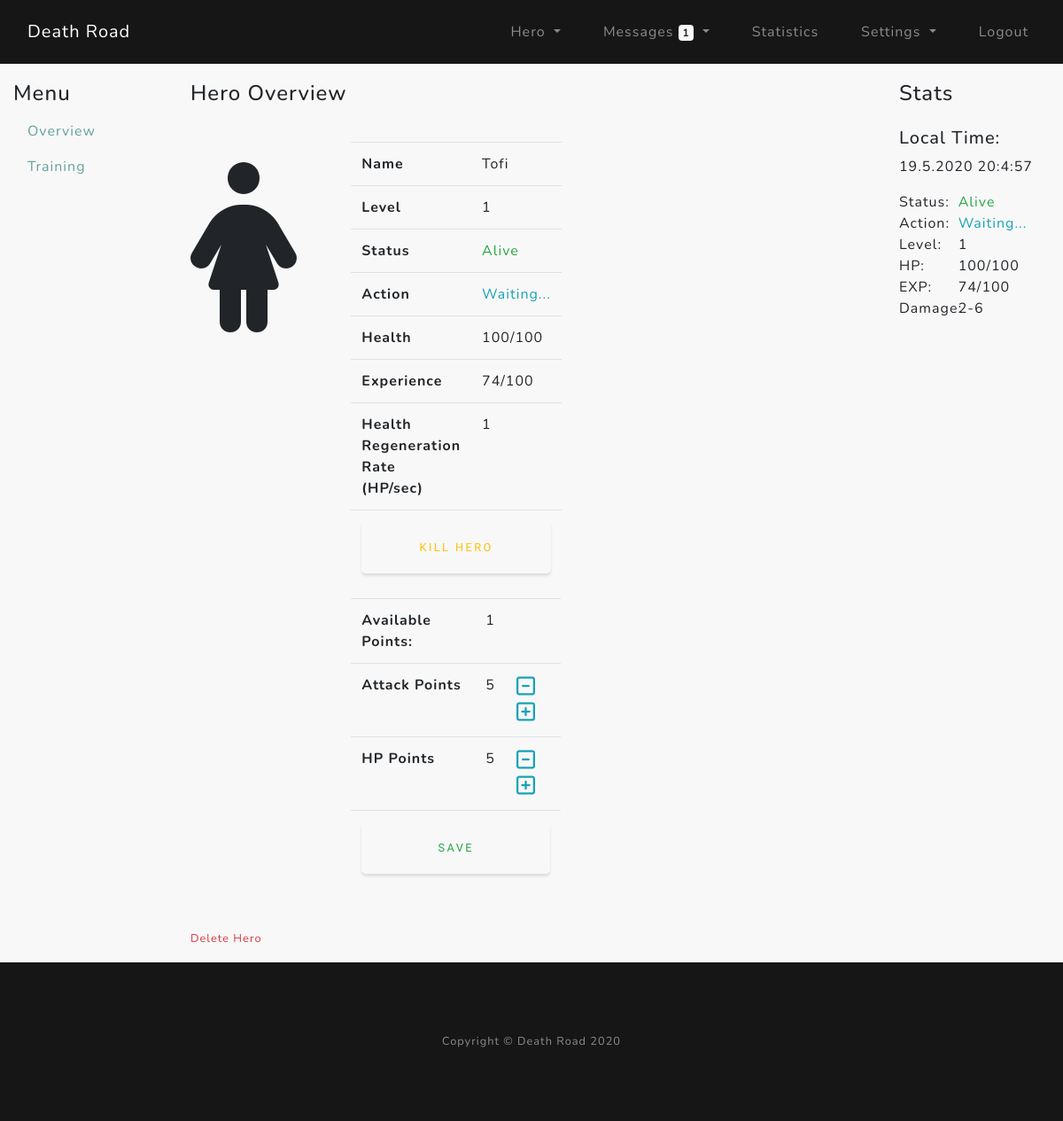
The app's page /hero/overview (signed in) with its own data.
### core/models.py (models this page shows)
class Hero(db.Model):
    __tablename__ = "hero"
    hid = Column(Integer, primary_key=True)  # hero id connected to account id
    name = Column(String(16), unique=True)  # name of the hero_main
    gender = Column(Boolean)  # 0 - male / 1 - female
    date_created = Column(DateTime)  # date created the hero_main
    level = Column(Integer)  # current level of the hero_main
    level_date = Column(DateTime)  # time when the hero leveled up. Used in statistics.
    current_exp = Column(Integer)  # current experience of hero_main
    next_lvl_exp = Column(Integer)  # exp needed for next level
    hp = Column(Integer)  # current hero_main health HP
    hp_regen_rate = Column(Integer)  # hp regeneration per second
    hp_check_regen = Column(DateTime)  # used to calculate the regenerated hp over time
    alive = Column(Integer)  # Check if hero_main is Death (0), Reviving (1), Alive (2)
    death_check = Column(DateTime)  # Time when the hero_main was revived
    revive_time = Column(Integer)  # seconds needed to revive the hero_main after the revive button is pressed
    action = Column(Integer)  # Hero current situation: Waiting (0), Returning from battle (1)
    return_from_action = Column(DateTime)  # Tine when the action (example battle) took place
    return_seconds = Column(Integer)  # Seconds until the hero_main will be home

class HeroPoints(db.Model):
    __tablename__ = "hero_points"
    hpid = Column(Integer, primary_key=True)  # hero_main id connected to account id
    unused_points = Column(Integer)  # unused points when hero levels up
    hp_point = Column(Integer)  # current hero_main health HP
    attack_point = Column(Integer)  # attack points needed to calculate damage

### core/hero_main/routes.py (the view)
@hero.route("/hero/", methods=["POST", "GET"])
@hero.route("/hero/overview", methods=["POST", "GET"])
@login_required
def hero_home():
    if acc_has_hero(current_user.id):
        return redirect(url_for("hero_main.hero_create"))
    get_unread_msgs = unread_msgs(current_user.username)
    hero = db.session.query(Hero, HeroPoints).\
        join(HeroPoints, Hero.hid == HeroPoints.hpid).\
        filter(Hero.hid == current_user.id).\
        first()
    if hero[0].action == 1:
        battle_return_time(current_user.id)
    max_hp = hp_max(hero[1].hp_point)
    hp_regeneration(current_user.id)
    if hero[0].alive == 1:
        revive_hero(current_user.id)
    form = ReviveHeroForm()
    if form.h_kill.data and form.validate_on_submit():
        hero[0].hp = 0
        hero[0].alive = 0
        db.session.commit()
    if form.h_revive.data and form.validate_on_submit():
        hero[0].death_check = datetime.now()
        hero[0].alive = 1
        db.session.commit()
    if form.h_upd_points and form.validate_on_submit():
        pass
    reviving_time = hero[0].death_check + timedelta(seconds=hero[0].revive_time)
    returning_time = hero[0].return_from_action + timedelta(seconds=hero[0].return_seconds)
    hp_full_time = hero[0].hp_check_regen + timedelta(seconds=max_hp - hero[0].hp)
    return render_template("hero_home.html", hero=hero, form=form, max_hp=max_hp, hp_full_time=hp_full_time,
                           get_unread_msgs=get_unread_msgs, reviving_time=reviving_time, returning_time=returning_time)

### core/hero_main/forms.py
class ReviveHeroForm(FlaskForm):
    h_revive = SubmitField("Revive Hero")
    h_kill = SubmitField("Kill Hero")
    h_upd_points = SubmitField("Save")

### core/models.py (called while the page is built)
@login_manager.user_loader
def load_user(user_id):
    return User.query.get(int(user_id))

### core/utils/hero_stuff.py (called while the page is built, shortened)
def acc_has_hero(current_acc_id):
    hero = Hero.query.filter_by(hid=current_acc_id).first()
    return False if hero else True

def hp_max(points):
    return points * 20

def hp_regeneration(current_acc_id):
    regen = db.session.query(Hero, HeroPoints).\
        join(HeroPoints, Hero.hid == HeroPoints.hpid).\
        filter(Hero.hid == current_acc_id).\
        first()

### core/utils/unread_msgs.py (called while the page is built)
def unread_msgs(current_acc_uname):
    gum = Messages.query.filter_by(recipient=current_acc_uname, del_in=False, seen=False).count()
    return gum

### core/templates/hero_home.html (shortened to what this page needs)
{% extends "hero_layout.html" %}
{% block hero_main %}
<div class="col-lg-8">
    <h4>Hero Overview</h4>
    <div class="row pt-3">
        <div class="col-md-2 text-center" style="font-size: 12rem;">
        {% if hero[0].gender == False %}
            <i class="fas fa-male"></i>
        {% else %}
            <i class="fas fa-female"></i>
        {% endif %}
        </div>
        <div class="col-md-4 py-3">
            <table class="table ml-5">
                <tbody>
                    <tr>
                        <th scope="row">Name</th>
                        <td>{{ hero[0].name }}</td>
                    </tr>
                    <tr>
                        <th scope="row">Level</th>
                        <td>{{ hero[0].level }}</td>
                    </tr>
                    <tr>
                        <th scope="row">Status</th>
                        {% if hero[0].alive == 2 %}
                        <td class="text-success">Alive</td>
                        {% elif hero[0].alive == 1 %}
                        <td class="text-warning">Reviving</td>
                        {% else %}
                        <td class="text-danger">Dead</td>
                        {% endif %}
                    </tr>
                    <tr>
                        <th scope="row">Action</th>
                        {% if hero[0].alive == 0 %}
                        <td class="text-danger">Dead</td>
                        {% elif hero[0].alive == 1 %}
                        <td class="text-warning">Reviving</td>
                        {% else %}
                            {% if hero[0].action == 1 %}
                            <td class="text-warning">Returning</td>
                            {% else %}
                            <td class="text-info">Waiting...</td>
                            {% endif %}
                        {% endif %}
                    </tr>
                    <tr>
                        <th scope="row">Health</th>
                        <td data-toggle="tooltip" data-placement="bottom" title="{% if hero[0].hp < max_hp %}HP will be full at {{ hp_full_time.strftime('%H:%M:%S') }}{% else %}HP is Full{% endif %}">{{ hero[0].hp }}/{{ max_hp }}</td>
                    </tr>
                    <tr>
                        <th scope="row">Experience</th>
                        <td data-toggle="tooltip" data-placement="bottom" title="{{ hero[0].next_lvl_exp - hero[0].current_exp }} is the amount of experience needed for the next level">{{ hero[0].current_exp }}/{{ hero[0].next_lvl_exp }}</td>
                    </tr>
                    <tr>
                        <th scope="row">Health Regeneration Rate (HP/sec)</th>
                        <td>{{ hero[0].hp_regen_rate }}</td>
                    </tr>
                    <tr>
                        <td colspan="2">
                            <form method="post">
                                {% if hero[0].alive == 2 %}
                                {{ form.h_kill(class="btn btn-outline-warning btn-lg btn-block") }}
                                {% elif hero[0].alive == 0 %}
                                {{ form.h_revive(class="btn btn-outline-success btn-lg btn-block") }}
                                {% else %}
                                <a href="#" class="btn btn-outline-danger btn-lg btn-block disabled">Kill Hero</a>
                                {% endif %}
                            </form>
                        </td>
                    </tr>
                </tbody>
            </table>
            <table class="table ml-5">
                <tbody>
                    <tr>
                        <th scope="row">Available Points:</th>
                        <td>{{ hero[1].unused_points }}</td>
                        {% if hero[1].unused_points > 0 %}
                        <td></td>
                        {% endif %}
                    </tr>
                    <tr>
                        <th scope="row">Attack Points</th>
                        <td>{{ hero[1].attack_point }}</td>
                        {% if hero[1].unused_points > 0 %}
                        <td><a href="#" class="h4 text-info"><i class="far fa-minus-square"></i></a>
                        <a href="#" class="h4 text-info"><i class="far fa-plus-square"></i></a></td>
                        {% endif %}
                    </tr>
                    <tr>
                        <th scope="row">HP Points</th>
                        <td>{{ hero[1].hp_point }}</td>
                        {% if hero[1].unused_points > 0 %}
                        <td><a href="#" class="h4 text-info"><i class="far fa-minus-square"></i></a>
                        <a href="#" class="h4 text-info"><i class="far fa-plus-square"></i></a></td>
                        {% endif %}
                    </tr>
                    <tr>
                        <td colspan="3">
                            <form method="post">
                                {% if hero[1].unused_points > 0 %}
                                {{ form.h_upd_points(class="btn btn-outline-success btn-lg btn-block") }}
                                {% else %}
                                <a href="#" class="btn btn-outline-danger btn-lg btn-block disabled">Save</a>
                                {% endif %}
                            </form>
                        </td>
                    </tr>
                </tbody>
            </table>
        </div>
    </div>
    <div class="row pt-3">
        <div class="col">
            <a href="/delete" class="text-danger small" role="button" data-toggle="modal" data-target="#deleteHeroModal">Delete Hero</a>
        </div>
    </div>
</div>
{% include "hero_stats.html" %}
{% endblock %}

### core/templates/hero_stats.html (shortened to what this page needs)
<div class="col-lg-2 order-first order-lg-2">
    <h4>Stats</h4>
    <div class="row py-3">
        <div class="col">
            <h5>Local Time:</h5>
            <div id="timeNow"></div>
        </div>
    </div>
    <div class="row">
        <div class="col-4">Status:</div>
        {% if hero[0].alive == 2 %}
        <div class="col-8 text-success">Alive</div>
        {% elif hero[0].alive == 1 %}
        <div class="col-8 text-warning">Reviving</div>
        {% else %}
        <div class="col-8 text-danger">Dead</div>
        {% endif %}
    </div>
    <div class="row">
        <div class="col-4">Action:</div>
        {% if hero[0].alive == 0 %}
        <div class="col-8 text-danger">Dead</div>
        {% elif hero[0].alive == 1 %}
        <div class="col-8 text-warning">Reviving</div>
        {% else %}
            {% if hero[0].action == 1 %}
            <div class="col-8 text-warning">Returning</div>
            {% else %}
            <div class="col-8 text-info">Waiting...</div>
            {% endif %}
        {% endif %}
    </div>
    <div class="row">
        <div class="col-4">Level:</div>
        <div class="col-8">{{ hero[0].level }}</div>
    </div>
    <div class="row">
        <div class="col-4">HP:</div>
        <div class="col-8" data-toggle="tooltip" data-placement="bottom" title="{% if hero[0].hp < max_hp %}HP will be full at {{ hp_full_time.strftime('%H:%M:%S') }}{% else %}HP is Full{% endif %}">{{ hero[0].hp }}/{{ max_hp }}</div>
    </div>
    <div class="row">
        <div class="col-4">EXP:</div>
        <div class="col-8" data-toggle="tooltip" data-placement="bottom" title="{{ hero[0].next_lvl_exp - hero[0].current_exp }} is the amount of experience needed for level up">{{ hero[0].current_exp }}/{{ hero[0].next_lvl_exp }}</div>
    </div>
    <div class="row">
        <div class="col-4">Damage:</div>
        <div class="col-8">{{ (hero[1].attack_point * 0.5)|round|int }}-{{ (hero[1].attack_point * 1.26)|round|int }}</div>
    </div>
</div>

### core/static/custom-style.css (style rules this page uses)
html, body { scroll-behavior: smooth; }
body { font-family: 'Nunito'; letter-spacing: 0.0625em; background-color: #f8f8f8; }
a { color: #64a19d; }
.btn { box-shadow: 0 0.1875rem 0.1875rem 0 rgba(0, 0, 0, 0.1) !important; padding: 1.25rem 2rem; font-family: 'Varela Round'; font-size: 80%; text-transform: uppercase; letter-spacing: .15rem; border: 0; }

### records on screen
Hero: name "Tofi", level "1", hp "100", current_exp "74", next_lvl_exp "100", hp_regen_rate "1"
HeroPoints: unused_points "1", attack_point "5", hp_point "5", (hero[1].attack_point*0.5)|round|int "2", (hero[1].attack_point*1.26)|round|int "6"

### other values on screen
{{ get_unread_msgs }} "1"
{{ max_hp }} "100"
